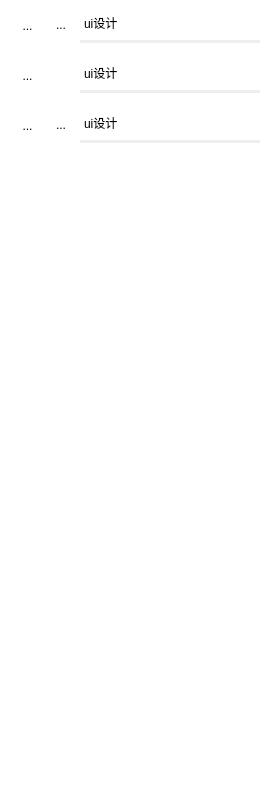
       <widget class="QWidget" name="common_events_Contents">
        <property name="geometry">
         <rect>
          <x>0</x>
          <y>0</y>
          <width>263</width>
          <height>800</height>
         </rect>
        </property>
        <property name="styleSheet">
         <string notr="true">background-color: rgb(255, 255, 255);</string>
        </property>
        <widget class="QWidget" name="common_events_bar" native="true">
         <property name="geometry">
          <rect>
           <x>0</x>
           <y>0</y>
           <width>260</width>
           <height>50</height>
          </rect>
         </property>
         <property name="styleSheet">
          <string notr="true">
border-radius:10px</string>
         </property>
         <widget class="QToolButton" name="common_eventsbar_pushbutton">
          <property name="geometry">
           <rect>
            <x>20</x>
            <y>16</y>
            <width>15</width>
            <height>20</height>
           </rect>
          </property>
          <property name="styleSheet">
           <string notr="true">background-color: rgba(255, 255, 255, 0);</string>
          </property>
          <property name="text">
           <string>...</string>
          </property>
          <property name="icon">
           <iconset resource="rsc.qrc">
            <normaloff>:/icon/push_off.png</normaloff>:/icon/push_off.png</iconset>
          </property>
          <property name="iconSize">
           <size>
            <width>15</width>
            <height>15</height>
           </size>
          </property>
         </widget>
         <widget class="QToolButton" name="common_events_bar_pane_off">
          <property name="geometry">
           <rect>
            <x>40</x>
            <y>4</y>
            <width>42</width>
            <height>42</height>
           </rect>
          </property>
          <property name="styleSheet">
           <string notr="true">background-color: rgba(255, 255, 255, 0);</string>
          </property>
          <property name="text">
           <string>...</string>
          </property>
          <property name="icon">
           <iconset resource="rsc.qrc">
            <normaloff>:/icon/pane_off.png</normaloff>:/icon/pane_off.png</iconset>
          </property>
          <property name="iconSize">
           <size>
            <width>42</width>
            <height>42</height>
           </size>
          </property>
          <property name="autoRaise">
           <bool>true</bool>
          </property>
         </widget>
         <widget class="QPlainTextEdit" name="common_events_bar_plainTextEdit">
          <property name="geometry">
           <rect>
            <x>80</x>
            <y>10</y>
            <width>510</width>
            <height>30</height>
           </rect>
          </property>
          <property name="styleSheet">
           <string notr="true">background-color: rgba(255, 255, 255, 0);
font: 12pt &quot;Microsoft YaHei&quot;;</string>
          </property>
          <property name="verticalScrollBarPolicy">
           <enum>Qt::ScrollBarAlwaysOff</enum>
          </property>
          <property name="plainText">
           <string>ui设计</string>
          </property>
         </widget>
         <widget class="Line" name="common_events_bar_line">
          <property name="geometry">
           <rect>
            <x>80</x>
            <y>40</y>
            <width>180</width>
            <height>3</height>
           </rect>
          </property>
          <property name="styleSheet">
           <string notr="true">color: rgb(237, 238, 238);
background-color: rgb(237, 238, 238);</string>
          </property>
          <property name="orientation">
           <enum>Qt::Horizontal</enum>
          </property>
         </widget>
        </widget>
        <widget class="QWidget" name="common_events_bar_2" native="true">
         <property name="geometry">
          <rect>
           <x>0</x>
           <y>50</y>
           <width>260</width>
           <height>50</height>
          </rect>
         </property>
         <property name="styleSheet">
          <string notr="true">
border-radius:10px</string>
         </property>
         <widget class="QToolButton" name="common_events_bar_pushbutton_2">
          <property name="geometry">
           <rect>
            <x>20</x>
            <y>16</y>
            <width>15</width>
            <height>20</height>
           </rect>
          </property>
          <property name="styleSheet">
           <string notr="true">background-color: rgba(255, 255, 255, 0);</string>
          </property>
          <property name="text">
           <string>...</string>
          </property>
          <property name="icon">
           <iconset resource="rsc.qrc">
            <normaloff>:/icon/push_off.png</normaloff>:/icon/push_off.png</iconset>
          </property>
          <property name="iconSize">
           <size>
            <width>15</width>
            <height>15</height>
           </size>
          </property>
         </widget>
         <widget class="QPlainTextEdit" name="common_events_bar_plainTextEdit_2">
          <property name="geometry">
           <rect>
            <x>80</x>
            <y>10</y>
            <width>510</width>
            <height>30</height>
           </rect>
          </property>
          <property name="styleSheet">
           <string notr="true">background-color: rgba(255, 255, 255, 0);
font: 12pt &quot;Microsoft YaHei&quot;;</string>
          </property>
          <property name="verticalScrollBarPolicy">
           <enum>Qt::ScrollBarAlwaysOff</enum>
          </property>
          <property name="plainText">
           <string>ui设计</string>
          </property>
         </widget>
         <widget class="Line" name="common_events_bar_line_2">
          <property name="geometry">
           <rect>
            <x>80</x>
            <y>40</y>
            <width>180</width>
            <height>3</height>
           </rect>
          </property>
          <property name="styleSheet">
           <string notr="true">color: rgb(237, 238, 238);
background-color: rgb(237, 238, 238);</string>
          </property>
          <property name="orientation">
           <enum>Qt::Horizontal</enum>
          </property>
         </widget>
        </widget>
        <widget class="QWidget" name="common_events_bar_3" native="true">
         <property name="geometry">
          <rect>
           <x>0</x>
           <y>100</y>
           <width>260</width>
           <height>50</height>
          </rect>
         </property>
         <property name="styleSheet">
          <string notr="true">
border-radius:10px</string>
         </property>
         <widget class="QToolButton" name="common_events_bar_pushbutton_3">
          <property name="geometry">
           <rect>
            <x>20</x>
            <y>16</y>
            <width>15</width>
            <height>20</height>
           </rect>
          </property>
          <property name="styleSheet">
           <string notr="true">background-color: rgba(255, 255, 255, 0);</string>
          </property>
          <property name="text">
           <string>...</string>
          </property>
          <property name="icon">
           <iconset resource="rsc.qrc">
            <normaloff>:/icon/push_off.png</normaloff>:/icon/push_off.png</iconset>
          </property>
          <property name="iconSize">
           <size>
            <width>15</width>
            <height>15</height>
           </size>
          </property>
         </widget>
         <widget class="QToolButton" name="common_events_bar_pane_off_3">
          <property name="geometry">
           <rect>
            <x>40</x>
            <y>4</y>
            <width>42</width>
            <height>42</height>
           </rect>
          </property>
          <property name="styleSheet">
           <string notr="true">background-color: rgba(255, 255, 255, 0);</string>
          </property>
          <property name="text">
           <string>...</string>
          </property>
          <property name="icon">
           <iconset resource="rsc.qrc">
            <normaloff>:/icon/pane_off.png</normaloff>:/icon/pane_off.png</iconset>
          </property>
          <property name="iconSize">
           <size>
            <width>42</width>
            <height>42</height>
           </size>
          </property>
          <property name="autoRaise">
           <bool>true</bool>
          </property>
         </widget>
         <widget class="QPlainTextEdit" name="common_events_bar_plainTextEdit_3">
          <property name="geometry">
           <rect>
            <x>80</x>
            <y>10</y>
            <width>510</width>
            <height>30</height>
           </rect>
          </property>
          <property name="styleSheet">
           <string notr="true">background-color: rgba(255, 255, 255, 0);
font: 12pt &quot;Microsoft YaHei&quot;;</string>
          </property>
          <property name="verticalScrollBarPolicy">
           <enum>Qt::ScrollBarAlwaysOff</enum>
          </property>
          <property name="plainText">
           <string>ui设计</string>
          </property>
         </widget>
         <widget class="Line" name="common_events_bar_line_3">
          <property name="geometry">
           <rect>
            <x>80</x>
            <y>40</y>
            <width>180</width>
            <height>3</height>
           </rect>
          </property>
          <property name="styleSheet">
           <string notr="true">color: rgb(237, 238, 238);
background-color: rgb(237, 238, 238);</string>
          </property>
          <property name="orientation">
           <enum>Qt::Horizontal</enum>
          </property>
         </widget>
        </widget>
       </widget>
